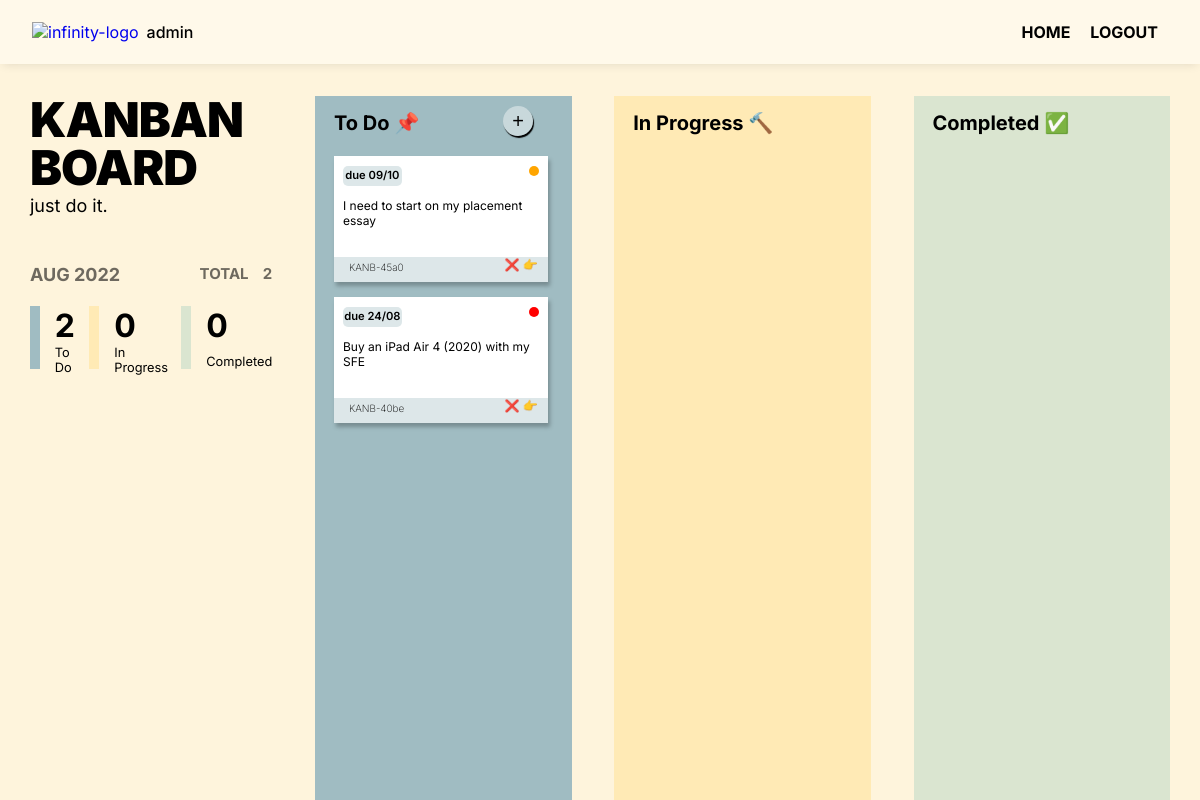
/kanban-board/admin (signed in), run on the app's committed database.
### BoardHandler.py (models this page shows)
class User(db.Model, UserMixin):
    id = db.Column(db.Integer, primary_key=True)
    username = db.Column(db.String(80), nullable=False)
    password = db.Column(db.String(80), nullable=False)
    date_created = db.Column(db.String(50), nullable=False)
    table_id = db.Column(db.String(80), nullable=False)

### tables this page shows
CREATE TABLE "bace0701-15e3-5144-97c5-47487d543032" (
	id VARCHAR NOT NULL, 
	type VARCHAR(80) NOT NULL, 
	"desc" VARCHAR(500) NOT NULL, 
	priority VARCHAR(50) NOT NULL, 
	due_date VARCHAR(50) NOT NULL, 
	created_date VARCHAR(50) NOT NULL, 
	PRIMARY KEY (id)
);

### app.py (the view)
@app.route("/kanban-board/<username>", methods=['GET', 'POST'])
@login_required
def kanban(username):
    my_board = create_board()
    my_stats = kanban_stats()
    if request.method == 'POST':
        create_task()
        return redirect(url_for('kanban', username=current_user.username))
    return render_template("kanban-board.html", my_board=my_board, my_stats=my_stats, username=current_user.username)

### TaskHandler.py (called while the page is built)
def kanban_stats():
    all_lists = create_board()
    today = date.today()
    month = today.strftime("%B")[slice(3)].upper()
    year = today.strftime("%Y")
    stats = {
        'todo_no': len(all_lists['todo_list']),
        'inprogress_no': len(all_lists['progress_list']),
        'completed_no': len(all_lists['completed_list']),
        'total': (len(all_lists['todo_list']) + len(all_lists['progress_list']) + len(all_lists['completed_list'])),
        'date': f'{month} {year}'
    }
    return stats

def create_board():
    user_board = get_user_board()
    todo_list = db.session.query(user_board).filter_by(type='todo').all()
    inprogress_list = db.session.query(user_board).filter_by(type='in_progress').all()
    completed_list = db.session.query(user_board).filter_by(type='completed').all()
    all_lists = {
        'todo_list': todo_list,
        'progress_list': inprogress_list,
        'completed_list': completed_list,
    }
    return all_lists

### UsersHandler.py (called while the page is built)
@login_manager.user_loader
def load_user(user_id):
    return User.query.get(user_id)

def get_user_board():
    db.metadata.reflect(bind=db.engine)
    user_table = db.metadata.tables[current_user.table_id]
    return user_table

### templates/kanban-board.html (shortened to what this page needs)
<!DOCTYPE html>
<html lang="en">
<head>
    <link href=" {{url_for('static', filename = 'css/styles.css')}} " rel="stylesheet">
    <link href=" {{url_for('static', filename = 'css/home.css')}} " rel="stylesheet">
    <link href=" {{url_for('static', filename = 'css/main-nav.css')}} " rel="stylesheet">
    <link href=" {{url_for('static', filename = 'css/kanban.css')}} " rel="stylesheet">
    <link href=" {{url_for('static', filename = 'css/scrollbar.css')}} " rel="stylesheet">
    <link href=" {{url_for('static', filename = 'css/popup-form.css')}} " rel="stylesheet">
</head>
<body>
    <header id="main-header">
        <div id="logo-header">
            <a href="{{ url_for('home') }}"><img id="logo" src="{{ url_for('static', filename = 'img/infinity-logo.png') }}" alt="infinity-logo"></a>
            <div id="username-display">
                {% if current_user.is_authenticated %}
                    <p>{{ current_user.username }}</p>
                {% else %}
                    <p>CARPE DIEM</p>
                {% endif %}
            </div>
        </div>
        <nav id="navbar">
            <a href="{{ url_for('home') }}">home</a>
            <a href="{{ url_for('logout') }}">logout</a>
        </nav>
    </header>
    <main id="kanban-main">
        <section id="side-board">
            <header id="kb-board-header">
                <h1><span>KANBAN</span><br><span>BOARD</span></h1>
                <p>just do it.</p>
            </header>
            <section id="monthly-metric">
                <section id="metric-header">
                    <h1>{{ my_stats['date'] }}</h1>
                    <h2>TOTAL&nbsp;&nbsp;&nbsp;&nbsp;{{ my_stats['total'] }}</h2>
                </section>
                <section id="task-counts">
                    <div class="task-metric">
                        <div class="metric-bar" id="blue-bar"></div>
                        <article id="todo-count" class="metric-value">
                            <h1>{{ my_stats['todo_no'] }}</h1>
                            <p>To Do</p>
                        </article>
                    </div>
                    <div class="task-metric">
                        <div class="metric-bar" id="cream-bar"></div>
                        <article id="progress-count" class="metric-value">
                            <h1>{{ my_stats['inprogress_no'] }}</h1>
                            <p>In Progress</p>
                        </article>
                    </div>
                    <div class="task-metric">
                        <div class="metric-bar" id="green-bar"></div>
                        <article id="complete-count" class="metric-value">
                            <h1>{{ my_stats['completed_no'] }}</h1>
                            <p>Completed</p>
                        </article>
                    </div>
                </section>
            </section>
        </section>
        <section id="main-board">
            <div id="todo-panel" class="kb-panel">
                <header class="panel-header">
                    <h2 class="panel-title">To Do 📌</h2>
                    <button id="add-ticket-btn" onclick="openForm()" name="add_task_btn">+</button>
                </header>
                <section class="ticket-list">
                    {% for task in my_board['todo_list'] %}
                        {% set string_id = (task.id).split('-')[2] %}
                        <article id="{{ task.id }}" class="todo-ticket ticket">
                            <section class="ticket-status">
                                <div class="due-date"><p>due {{ task.due_date }}</p></div>
                                <div class="ticket-priority" style="background: {{ task.priority }} "></div>
                            </section>
                            <section class="ticket-task">
                                <p>{{ task.desc }}</p>
                            </section>
                            <section class="ticket-details">
                                <p>KANB-{{ string_id }}</p>
                                <div class="ticket-btns">
                                    <a href="{{ url_for('delete', task_id=task.id) }}">❌ </a>
                                    <a href="{{ url_for('promote', task_id=task.id) }}">👉 </a>
                                </div>
                            </section>
                        </article>
                    {% endfor %}
                </section>
            </div>
            <div id="inprogress-panel" class="kb-panel">
                <section class="panel-header">
                    <h2 class="panel-title">In Progress 🔨</h2>
                </section>
                <section class="ticket-list">
                </section>
            </div>
            <div id="complete-panel" class="kb-panel">
                <section class="panel-header">
                    <h2 class="panel-title">Completed ✅</h2>
                </section>
                <section class="ticket-list">
                </section>
            </div>
        </section>
    </main>
</body>
</html>

### static/css/styles.css (style rules this page uses)
:root { --header-col: rgb(255, 249, 234); --todo-col: rgba(160, 188, 194, 1); --progress-col: rgba(255, 234, 181, 1); --complete-col: rgba(218, 229, 208, 1); }
* { box-sizing: border-box; }
body { height: 100vh; background: #FEF4DC; margin: 0; font-family: 'Inter', sans-serif; }
#kanban-main { margin: auto; padding-top: 2em; height: 92vh; width: 95vw; display: flex; justify-content: space-between; }
#side-board { width: 25%; height: 100%; }
#kb-board-header h1 { margin: 0; text-transform: uppercase; font-weight: 900; font-size: 4vw; letter-spacing: -0.02em; line-height: 4vw; }
#kb-board-header p { font-weight: 400; font-size: 1.5vw; margin-top: 3px; margin-bottom: 25px; }
#monthly-metric { margin: 3em 0; width: 85%; height: 105px; }
#metric-header { display: flex; justify-content: space-between; height: 40%; }
#metric-header h1, #metric-header h2 { margin: 0; padding: 0; font-size: 18px; color: rgba(0, 0, 0, 0.57); font-weight: 700; }
#metric-header h2 { font-size: 15px; }
.metric-bar { width: 10px; }
#blue-bar { background-color: var(--todo-col); }
#cream-bar { background-color: var(--progress-col); }
#green-bar { background-color: var(--complete-col); }
#task-counts { display: flex; justify-content: space-between; height: 60%; }
.task-metric { display: flex; height: 100%; }
.metric-value { display: flex; flex-direction: column; margin-left: 15px; justify-content: space-between; }
.metric-value h1 { margin: 0; font-size: 2em; }
.metric-value p { margin: 0; font-size: 0.8em; }

### static/css/home.css (style rules this page uses)
a { text-decoration: none; }

### static/css/main-nav.css (style rules this page uses)
:root { --todo-col: rgba(160, 188, 194, 1); --progress-col: rgba(255, 234, 181, 1); --complete-col: rgba(218, 229, 208, 1); }
#main-header { display: flex; justify-content: space-between; height: 8vh; background: #FFF9EA; box-shadow: 0px 4px 9px -3px rgba(0, 0, 0, 0.1); padding: 0 32px; }
#logo-header { display: flex; gap: .5em; font-size: 1em; width: fit-content; height: inherit; }
#logo-header a { align-self: center; }
#logo { height: 60px; align-self: center; }
#username-display { align-self: center; font-weight: 500; }
nav { text-transform: uppercase; display: flex; justify-content: space-between; align-items: center; }
nav a { margin: 0 10px; text-decoration: none; color: black; font-size: 1em; font-weight: 700; }

### static/css/kanban.css (style rules this page uses)
:root { --todo-col: rgba(160, 188, 194, 1); --progress-col: rgba(255, 234, 181, 1); --complete-col: rgba(218, 229, 208, 1); --blue-fade: rgba(160, 188, 194, 0.36); --cream-fade: rgba(254, 244, 220, 1); --green-fade: rgba(218, 229, 208, 0.53); }
#main-board { height: 100%; width: 75%; float: right; display: flex; justify-content: space-between; }
.kb-panel { width: 30%; height: 100%; background: #D9D9D9; overflow-y: scroll; }
.panel-header { width: 19%; padding: 0 10px 0 19px; position: absolute; z-index: 2; background: inherit; display: flex; justify-content: space-between; }
.panel-title { font-size: 20px; height: 50px; margin-top: 0px; padding-top: 15px; margin-bottom: 0px; padding-bottom: 15px; }
#add-ticket-btn { border-radius: 50%; height: 30px; width: 30px; align-self: center; border: none; font-size: 20px; background: rgba(255, 255, 255, 0.42); cursor: pointer; box-shadow: 1px 2px 1px black; }
#todo-panel { background-color: var(--todo-col); }
#inprogress-panel { background-color: var(--progress-col); }
#complete-panel { background-color: var(--complete-col); }
.ticket-list { padding-left: 19px; position: relative; top: 60px; padding-bottom: 1em; }
.ticket { position: relative; width: 90%; height: 126px; background: #FFFFFF; box-shadow: 2px 4px 4px rgba(0, 0, 0, 0.25); margin-bottom: 15px; }
.ticket-status { display: flex; justify-content: space-between; padding-top: 10px; margin: 0 9px; }
.due-date { width: 30%; height: 20px; border-radius: 5px; }
.due-date p { margin: 0; padding-top: 2px; font-weight: 600; font-size: 0.7rem; text-align: center; }
.todo-ticket .due-date, .todo-ticket .ticket-details { background: var(--blue-fade); }
.ticket-priority { width: 10px; height: 10px; background: #FF0000; border-radius: 50%; }
.ticket-task { margin: 5px 5px 2px 9px; font-size: 12px; font-weight: 400; }
.ticket-details { position: absolute; width: 100%; bottom: 0; right: 0; height: 20%; }
.ticket-details p { margin: 4px 15px; font-weight: 200; font-size: 10px; float: left; }
.ticket-btns { float: right; width: fit-content; margin: 0 10px; font-size: 12px; }
.ticket-btns a { text-decoration: none; }

### data on the page
User: username "admin"
bace0701-15e3-5144-97c5-47487d543032: due_date "09/10", desc "I need to start on my placement essay", string_id "45a0"
bace0701-15e3-5144-97c5-47487d543032: due_date "24/08", desc "Buy an iPad Air 4 (2020) with my SFE", string_id "40be"

### other printed values
{{ my_stats['date'] }} "AUG 2022"
{{ my_stats['total'] }} "2"
{{ my_stats['todo_no'] }} "2"
{{ my_stats['inprogress_no'] }} "0"
{{ my_stats['completed_no'] }} "0"
